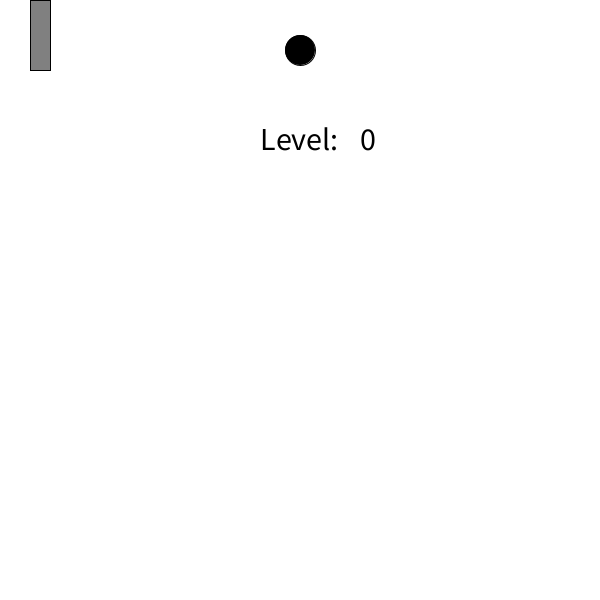
Frame 1 (no input)
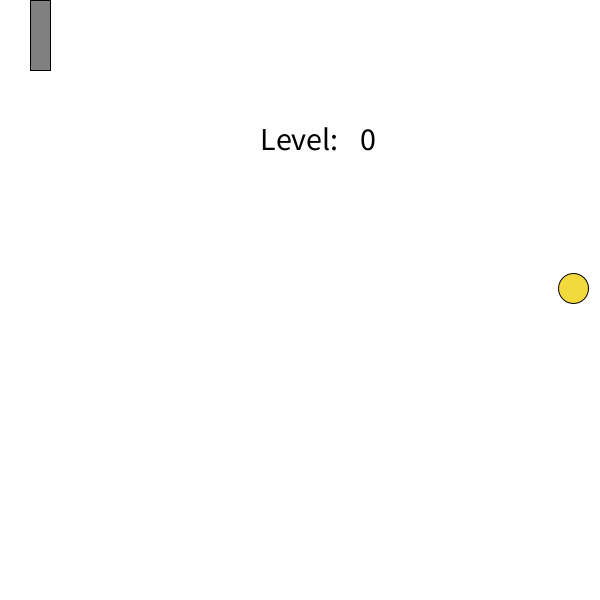
Frame 60 (the mouse pressed at the canvas centre just before this capture)
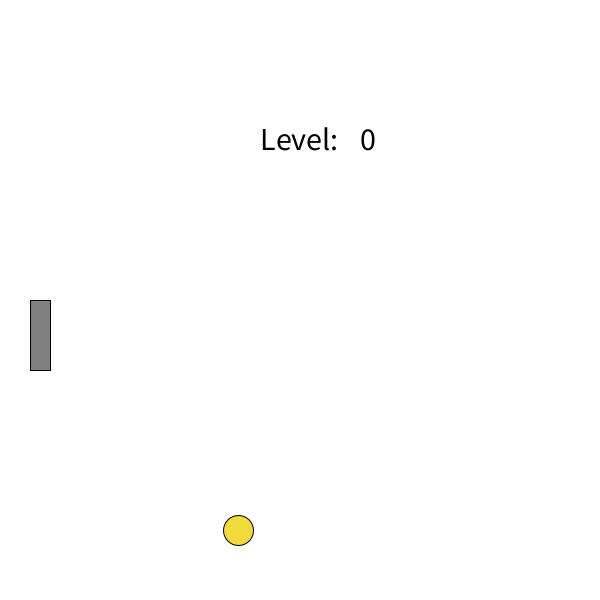
Frame 120 (the mouse held since frame 60 and released just before this capture)

The Processing sketch that drew these frames (run headless with seeded random() and noise(); from frame 60 on, the mouse is pressed at the canvas centre):

// Processing sketch: pong
// ── pong.pde
/*
Tipo:
  int inteiro (1, 2, 3, mouse x, mouse y)
  float real (3.14, 15/2)
  char caracter ('a','c')
  void vazio
    
Variaveis:
  < tipo > nome qualquer;
  float gravidade;
  char nome [25];
  
Atribuição:
  operador = 
  gravidade = 9.81;
  int a = 10;
  a = a*2;
  
Função:
  f(y)=x+2
  <tipo> nome ()
  
Escopo:
  {} define um bloco de código
  
Estrutura Condicional:
  if (condicao) {
    // seu codigo aqui
  }
  
Estrutura de Repeticao:
  int i = 0;
  for (i =0; i<5; i++){
    // seu codigo aqui
  }
  
  while (condicao) {
    // seu codigo aqui
  }
  
  while (i<5){
    i = i+1;
  }
  
Estrutura Processing:
  setup();
  while (true){
    draw ();
  }
*/

//Declaracoes

float bola_x = 300;
float bola_y = 50;
float velocidade_x = random(3,7);
float velocidade_y = random(3,7);
float cor_R=0 ;
float cor_B=0 ;
float cor_G=0 ;
int level=0;

void setup (){
  size (600, 600);
  noCursor();
  textSize(32);
  
}

void draw (){
  background (255, 255, 255); 
  fill (0,0,0);
  text ("Level:",width/2-40, height/4);
  text (str(level),width/2+60,height/4);
  fill (cor_R,cor_G,cor_B);
  ellipse (bola_x, bola_y,30,30);
  fill (128,128,128);
  rect (30, mouseY, 20,70);
  bola_x = bola_x + velocidade_x;
  bola_y = bola_y + velocidade_y;
  if (bola_y > height || bola_y < 0) {
    velocidade_y = velocidade_y*-1;
    cor_R = random (0,255);
    cor_B = random (0,255);
    cor_G = random (0,255);
  }
  if (bola_x > width){
    velocidade_x = velocidade_x*-1;
    cor_R = random (0,255);
    cor_B = random (0,255);
    cor_G = random (0,255);
    }
  if (bola_x <0){
    velocidade_x = random (3,5);
    if (velocidade_y > 0) {
      velocidade_y= random (3,5);
    }else{
      velocidade_y=random (3,5)*-1;
    }
    bola_x = random(100,600);
    bola_y = random(0,600);
    level = 0;
  }
  if (bola_x > 30 && bola_x < 50 && bola_y > mouseY && bola_y < mouseY+70) {
    velocidade_x = velocidade_x*-1;
    velocidade_x = velocidade_x+1;
    velocidade_y = velocidade_y+1;
    level = level+1;
  }
  
  
  
}
